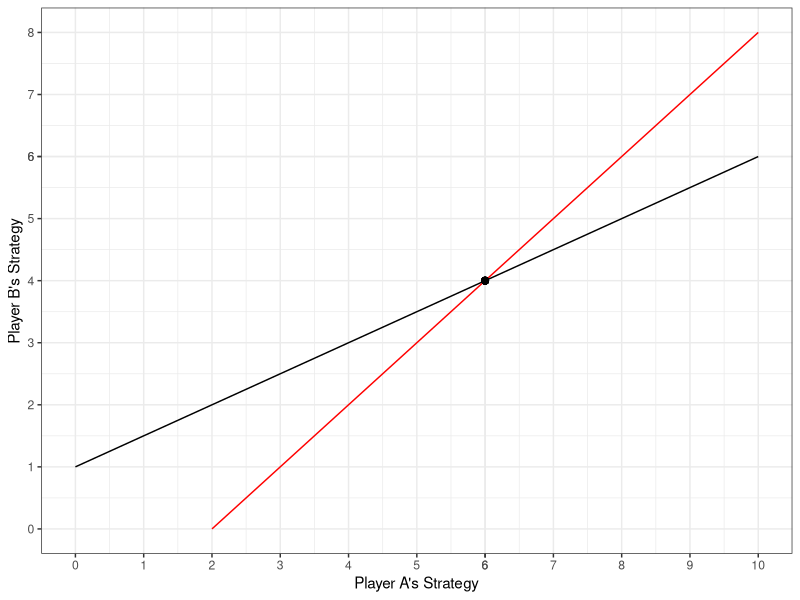
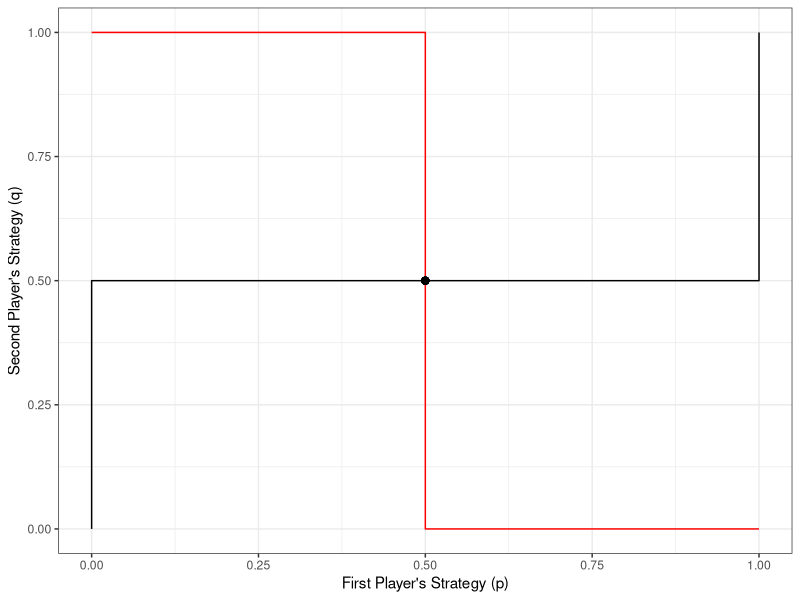

R code for these plots, in order:
## ---- chunk 1
library(ggplot2)
x <- c(0:10)
f_1 = function(z){
  1+z/2
}

f_2 = function(z){
  z-2
}

y_1 = f_1(0:10)
y_2 = f_2(0:10)

data_1 = data.frame(x,y_1,y_2)

breaks <- c(0:10, 6)
breaks_y <- c(0:10, 4)

data_1 |> 
  ggplot(aes(x = x, y = y_1)) +
  geom_line()+
  geom_line(aes(x = x, y = y_2), colour = "red")+
  xlab("Player A's Strategy")+
  ylab("Player B's Strategy")+
  theme_bw()+
  ylim(0,10)+
  scale_x_continuous(breaks = breaks, limits = c(0,10))+
  scale_y_continuous(breaks = breaks, limits = c(0,8))+
  geom_point(aes(x = 6, y = 4),size = 2)

## ---- chunk 2

library(ggplot2)

x1 <- c(rep(0,6),0.1,0.2,0.3,0.4,0.5,0.6,0.7,0.8,0.9,1,rep(1,5))

y1 <- c(0,0.1,0.2,0.3,0.4,rep(0.5,11),0.6,0.7,0.8,0.9,1)

x2 <- c(0,0.1,0.2,0.3,0.4,0.5, rep(0.5,10), 0.6,0.7,0.8,0.9,1)

y2 <- c(rep(1,5),1,0.9,0.8,0.7,0.6,0.5,0.4,0.3,0.2,0.1,0, rep(0,5))

data <- data.frame(x1,y1,x2,y2)

data |> 
  ggplot(aes(x = x1, y = y1))+
  geom_line()+
  xlim(0,1)+
  ylim(0,1)+
  geom_line(aes(x = x2, y = y2), color = "red")+
  theme_bw()+
  xlab("First Player's Strategy (p)")+
  ylab("Second Player's Strategy (q)")+
  geom_point(aes(x = 0.5, y= 0.5), size = 2)

